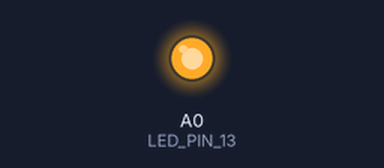
The sketch below on a simulated Arduino Uno, built with avr-gcc and run on an emulated ATmega328P. Parts: output pins drawn as LEDs (lit = HIGH).

Above: at 0.1 s.
Timing chart, 0 to 1.6 s (numbered marks = the images above):
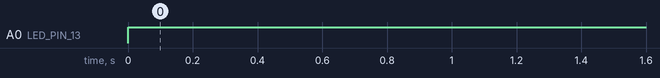

Measured:
- by itself, A0 (LED_PIN_13): LOW → HIGH at 0.00 s

The sketch:

AnalogRead_Function.ino
```cpp
#define LED_PIN_13 A0
#define delay_time 500

void setup() {
  // put your setup code here, to run once:
pinMode(LED_PIN_13, OUTPUT);
}

void loop() {
  // put your main code here, to run repeatedly:
int i = 150;
for(i=150; i<256; i++){
  analogWrite(LED_PIN_13,i);
  delay(delay_time);
  if (i==255){
    for(i=255;i>151;i--){
      analogWrite(LED_PIN_13,i);
      delay(delay_time);
      }
    }
  }
}

//Notes
// I understand that when we use AnalogWrite command and varies the value from 0 to 255 then it doesnot reduces
// the voltage but it makes an average by changing the signal like PWM
// So, the voltage reamins the same like 5V and 0V but if we are giving the analogWrite(127)
// So, the duty cycle becomes 50% that 5V for 50% of time and 0V for 50% of time.
// So, it does like that (5V(0.5)+ 0(0.5)) = 2.5V where 0.5 is percentage
// So, analogWrite(20) (5V(0.2) + 0 (0.8)) = 1V output
```
